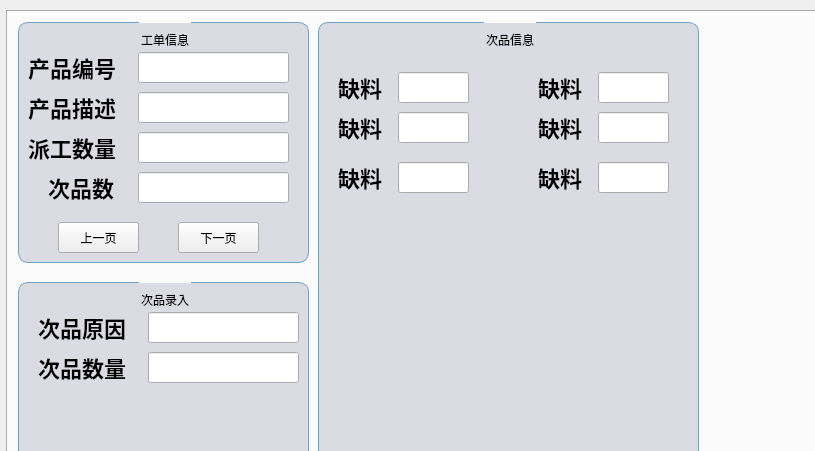
<?xml version="1.0" encoding="UTF-8"?>
<ui version="4.0">
 <class>TestDialog</class>
 <widget class="QDialog" name="TestDialog">
  <property name="geometry">
   <rect>
    <x>0</x>
    <y>0</y>
    <width>815</width>
    <height>451</height>
   </rect>
  </property>
  <property name="windowTitle">
   <string>Dialog</string>
  </property>
  <widget class="QTabWidget" name="tabWidget">
   <property name="geometry">
    <rect>
     <x>0</x>
     <y>10</y>
     <width>1091</width>
     <height>581</height>
    </rect>
   </property>
   <property name="maximumSize">
    <size>
     <width>1280</width>
     <height>800</height>
    </size>
   </property>
   <property name="focusPolicy">
    <enum>Qt::TabFocus</enum>
   </property>
   <property name="layoutDirection">
    <enum>Qt::LeftToRight</enum>
   </property>
   <property name="autoFillBackground">
    <bool>false</bool>
   </property>
   <property name="styleSheet">
    <string notr="true">QTabBar::tab{ 
width: 8px;height:0px;
}
QLabel{font:bold 22px;}

QGroupBox::title {
  subcontrol-origin: margin;
  subcontrol-position: top center;
  padding-top: 10px;  
  border-top: 1px solid rgb(255, 255, 255);
  font:bold 14px;
}
QGroupBox {
background-color: rgba(85, 85, 127, 50);
border-radius: 10px;
border: 1px solid rgb(106, 163, 193);
}
</string>
   </property>
   <property name="tabPosition">
    <enum>QTabWidget::West</enum>
   </property>
   <property name="currentIndex">
    <number>2</number>
   </property>
   <property name="movable">
    <bool>false</bool>
   </property>
   <widget class="QWidget" name="tab_1">
    <property name="acceptDrops">
     <bool>false</bool>
    </property>
    <property name="layoutDirection">
     <enum>Qt::RightToLeft</enum>
    </property>
    <property name="styleSheet">
     <string notr="true">QLineEdit {
font: 75 16pt ;
}</string>
    </property>
    <attribute name="title">
     <string>工单信息</string>
    </attribute>
   </widget>
   <widget class="QWidget" name="tab_2">
    <attribute name="title">
     <string>工单管理</string>
    </attribute>
    <widget class="QGroupBox" name="groupBox">
     <property name="geometry">
      <rect>
       <x>10</x>
       <y>10</y>
       <width>291</width>
       <height>551</height>
      </rect>
     </property>
     <property name="styleSheet">
      <string notr="true"/>
     </property>
     <property name="title">
      <string/>
     </property>
     <widget class="QTableWidget" name="tableWidget">
      <property name="geometry">
       <rect>
        <x>10</x>
        <y>90</y>
        <width>271</width>
        <height>201</height>
       </rect>
      </property>
      <property name="styleSheet">
       <string notr="true"/>
      </property>
      <attribute name="horizontalHeaderVisible">
       <bool>false</bool>
      </attribute>
      <attribute name="horizontalHeaderDefaultSectionSize">
       <number>207</number>
      </attribute>
      <attribute name="horizontalHeaderHighlightSections">
       <bool>true</bool>
      </attribute>
      <attribute name="horizontalHeaderMinimumSectionSize">
       <number>14</number>
      </attribute>
      <attribute name="verticalHeaderVisible">
       <bool>false</bool>
      </attribute>
      <attribute name="verticalHeaderDefaultSectionSize">
       <number>39</number>
      </attribute>
      <row>
       <property name="text">
        <string>工单号</string>
       </property>
      </row>
      <row>
       <property name="text">
        <string>产品编号</string>
       </property>
      </row>
      <row>
       <property name="text">
        <string>产品描述</string>
       </property>
      </row>
      <row>
       <property name="text">
        <string>派工数量</string>
       </property>
      </row>
      <row>
       <property name="text">
        <string>次品数</string>
       </property>
      </row>
      <column>
       <property name="text">
        <string>值</string>
       </property>
      </column>
      <item row="0" column="0">
       <property name="text">
        <string>工单号</string>
       </property>
      </item>
      <item row="1" column="0">
       <property name="text">
        <string>产品编号</string>
       </property>
      </item>
      <item row="2" column="0">
       <property name="text">
        <string>产品描述</string>
       </property>
      </item>
      <item row="3" column="0">
       <property name="text">
        <string>派工数量</string>
       </property>
      </item>
      <item row="4" column="0">
       <property name="text">
        <string>次品数量</string>
       </property>
      </item>
     </widget>
     <widget class="QLabel" name="label_31">
      <property name="geometry">
       <rect>
        <x>100</x>
        <y>10</y>
        <width>111</width>
        <height>31</height>
       </rect>
      </property>
      <property name="text">
       <string>工单信息</string>
      </property>
     </widget>
    </widget>
    <widget class="QGroupBox" name="groupBox_2">
     <property name="geometry">
      <rect>
       <x>310</x>
       <y>10</y>
       <width>381</width>
       <height>551</height>
      </rect>
     </property>
     <property name="styleSheet">
      <string notr="true"/>
     </property>
     <property name="title">
      <string>功能表</string>
     </property>
     <widget class="QPushButton" name="pushButton_3">
      <property name="geometry">
       <rect>
        <x>30</x>
        <y>50</y>
        <width>81</width>
        <height>51</height>
       </rect>
      </property>
      <property name="text">
       <string>上班</string>
      </property>
     </widget>
     <widget class="QPushButton" name="pushButton_4">
      <property name="geometry">
       <rect>
        <x>150</x>
        <y>50</y>
        <width>81</width>
        <height>51</height>
       </rect>
      </property>
      <property name="text">
       <string>下班</string>
      </property>
     </widget>
     <widget class="QPushButton" name="pushButton_5">
      <property name="geometry">
       <rect>
        <x>270</x>
        <y>50</y>
        <width>81</width>
        <height>51</height>
       </rect>
      </property>
      <property name="text">
       <string>交班</string>
      </property>
     </widget>
     <widget class="QPushButton" name="pushButton_6">
      <property name="geometry">
       <rect>
        <x>30</x>
        <y>130</y>
        <width>81</width>
        <height>51</height>
       </rect>
      </property>
      <property name="text">
       <string>换班</string>
      </property>
     </widget>
     <widget class="QPushButton" name="pushButton_7">
      <property name="geometry">
       <rect>
        <x>150</x>
        <y>130</y>
        <width>81</width>
        <height>51</height>
       </rect>
      </property>
      <property name="text">
       <string>换料</string>
      </property>
     </widget>
     <widget class="QPushButton" name="pushButton_8">
      <property name="geometry">
       <rect>
        <x>270</x>
        <y>130</y>
        <width>81</width>
        <height>51</height>
       </rect>
      </property>
      <property name="text">
       <string>待人</string>
      </property>
     </widget>
     <widget class="QPushButton" name="pushButton_9">
      <property name="geometry">
       <rect>
        <x>30</x>
        <y>210</y>
        <width>81</width>
        <height>51</height>
       </rect>
      </property>
      <property name="text">
       <string>待料</string>
      </property>
     </widget>
     <widget class="QPushButton" name="pushButton_10">
      <property name="geometry">
       <rect>
        <x>150</x>
        <y>210</y>
        <width>81</width>
        <height>51</height>
       </rect>
      </property>
      <property name="text">
       <string>换班</string>
      </property>
     </widget>
     <widget class="QPushButton" name="pushButton_11">
      <property name="geometry">
       <rect>
        <x>270</x>
        <y>210</y>
        <width>81</width>
        <height>51</height>
       </rect>
      </property>
      <property name="text">
       <string>机器故障</string>
      </property>
     </widget>
     <widget class="QPushButton" name="pushButton_12">
      <property name="geometry">
       <rect>
        <x>30</x>
        <y>300</y>
        <width>81</width>
        <height>51</height>
       </rect>
      </property>
      <property name="text">
       <string>模具故障</string>
      </property>
     </widget>
     <widget class="QPushButton" name="pushButton_13">
      <property name="geometry">
       <rect>
        <x>150</x>
        <y>300</y>
        <width>81</width>
        <height>51</height>
       </rect>
      </property>
      <property name="text">
       <string>辅设故障</string>
      </property>
     </widget>
     <widget class="QPushButton" name="pushButton_14">
      <property name="geometry">
       <rect>
        <x>270</x>
        <y>300</y>
        <width>81</width>
        <height>51</height>
       </rect>
      </property>
      <property name="text">
       <string>无订单</string>
      </property>
     </widget>
     <widget class="QPushButton" name="pushButton_15">
      <property name="geometry">
       <rect>
        <x>30</x>
        <y>390</y>
        <width>81</width>
        <height>51</height>
       </rect>
      </property>
      <property name="text">
       <string>其他</string>
      </property>
     </widget>
     <widget class="QPushButton" name="pushButton_16">
      <property name="geometry">
       <rect>
        <x>150</x>
        <y>390</y>
        <width>81</width>
        <height>51</height>
       </rect>
      </property>
      <property name="text">
       <string>自定义</string>
      </property>
     </widget>
     <widget class="QPushButton" name="pushButton_17">
      <property name="geometry">
       <rect>
        <x>270</x>
        <y>390</y>
        <width>81</width>
        <height>51</height>
       </rect>
      </property>
      <property name="text">
       <string>自定义</string>
      </property>
     </widget>
     <widget class="QPushButton" name="pushButton_18">
      <property name="geometry">
       <rect>
        <x>30</x>
        <y>470</y>
        <width>81</width>
        <height>51</height>
       </rect>
      </property>
      <property name="text">
       <string>自定义</string>
      </property>
     </widget>
     <widget class="QPushButton" name="pushButton_19">
      <property name="geometry">
       <rect>
        <x>150</x>
        <y>470</y>
        <width>81</width>
        <height>51</height>
       </rect>
      </property>
      <property name="text">
       <string>自定义</string>
      </property>
     </widget>
     <widget class="QPushButton" name="pushButton_20">
      <property name="geometry">
       <rect>
        <x>270</x>
        <y>470</y>
        <width>81</width>
        <height>51</height>
       </rect>
      </property>
      <property name="text">
       <string>自定义</string>
      </property>
     </widget>
    </widget>
   </widget>
   <widget class="QWidget" name="tab_3">
    <attribute name="title">
     <string>次品录入</string>
    </attribute>
    <widget class="QGroupBox" name="groupBox_3">
     <property name="geometry">
      <rect>
       <x>10</x>
       <y>10</y>
       <width>291</width>
       <height>241</height>
      </rect>
     </property>
     <property name="title">
      <string>工单信息</string>
     </property>
     <widget class="QLabel" name="label_15">
      <property name="geometry">
       <rect>
        <x>10</x>
        <y>30</y>
        <width>111</width>
        <height>31</height>
       </rect>
      </property>
      <property name="text">
       <string>产品编号</string>
      </property>
     </widget>
     <widget class="QLineEdit" name="lineEdit_13">
      <property name="geometry">
       <rect>
        <x>120</x>
        <y>30</y>
        <width>151</width>
        <height>31</height>
       </rect>
      </property>
     </widget>
     <widget class="QLineEdit" name="lineEdit_14">
      <property name="geometry">
       <rect>
        <x>120</x>
        <y>70</y>
        <width>151</width>
        <height>31</height>
       </rect>
      </property>
     </widget>
     <widget class="QLineEdit" name="lineEdit_15">
      <property name="geometry">
       <rect>
        <x>120</x>
        <y>110</y>
        <width>151</width>
        <height>31</height>
       </rect>
      </property>
     </widget>
     <widget class="QLineEdit" name="lineEdit_16">
      <property name="geometry">
       <rect>
        <x>120</x>
        <y>150</y>
        <width>151</width>
        <height>31</height>
       </rect>
      </property>
     </widget>
     <widget class="QLabel" name="label_16">
      <property name="geometry">
       <rect>
        <x>10</x>
        <y>70</y>
        <width>111</width>
        <height>31</height>
       </rect>
      </property>
      <property name="text">
       <string>产品描述</string>
      </property>
     </widget>
     <widget class="QLabel" name="label_17">
      <property name="geometry">
       <rect>
        <x>10</x>
        <y>110</y>
        <width>111</width>
        <height>31</height>
       </rect>
      </property>
      <property name="text">
       <string>派工数量</string>
      </property>
     </widget>
     <widget class="QLabel" name="label_18">
      <property name="geometry">
       <rect>
        <x>30</x>
        <y>150</y>
        <width>81</width>
        <height>31</height>
       </rect>
      </property>
      <property name="text">
       <string>次品数</string>
      </property>
     </widget>
     <widget class="QPushButton" name="pushButton_21">
      <property name="geometry">
       <rect>
        <x>40</x>
        <y>200</y>
        <width>81</width>
        <height>31</height>
       </rect>
      </property>
      <property name="text">
       <string>上一页</string>
      </property>
     </widget>
     <widget class="QPushButton" name="pushButton_22">
      <property name="geometry">
       <rect>
        <x>160</x>
        <y>200</y>
        <width>81</width>
        <height>31</height>
       </rect>
      </property>
      <property name="text">
       <string>下一页</string>
      </property>
     </widget>
    </widget>
    <widget class="QGroupBox" name="groupBox_4">
     <property name="geometry">
      <rect>
       <x>310</x>
       <y>10</y>
       <width>381</width>
       <height>561</height>
      </rect>
     </property>
     <property name="title">
      <string>次品信息</string>
     </property>
     <widget class="QLabel" name="label_21">
      <property name="geometry">
       <rect>
        <x>20</x>
        <y>50</y>
        <width>61</width>
        <height>31</height>
       </rect>
      </property>
      <property name="text">
       <string>缺料</string>
      </property>
     </widget>
     <widget class="QLineEdit" name="lineEdit_19">
      <property name="geometry">
       <rect>
        <x>80</x>
        <y>50</y>
        <width>71</width>
        <height>31</height>
       </rect>
      </property>
     </widget>
     <widget class="QLineEdit" name="lineEdit_20">
      <property name="geometry">
       <rect>
        <x>80</x>
        <y>90</y>
        <width>71</width>
        <height>31</height>
       </rect>
      </property>
     </widget>
     <widget class="QLabel" name="label_22">
      <property name="geometry">
       <rect>
        <x>20</x>
        <y>90</y>
        <width>61</width>
        <height>31</height>
       </rect>
      </property>
      <property name="text">
       <string>缺料</string>
      </property>
     </widget>
     <widget class="QLineEdit" name="lineEdit_21">
      <property name="geometry">
       <rect>
        <x>80</x>
        <y>140</y>
        <width>71</width>
        <height>31</height>
       </rect>
      </property>
     </widget>
     <widget class="QLabel" name="label_23">
      <property name="geometry">
       <rect>
        <x>20</x>
        <y>140</y>
        <width>61</width>
        <height>31</height>
       </rect>
      </property>
      <property name="text">
       <string>缺料</string>
      </property>
     </widget>
     <widget class="QLineEdit" name="lineEdit_22">
      <property name="geometry">
       <rect>
        <x>280</x>
        <y>50</y>
        <width>71</width>
        <height>31</height>
       </rect>
      </property>
     </widget>
     <widget class="QLabel" name="label_24">
      <property name="geometry">
       <rect>
        <x>220</x>
        <y>50</y>
        <width>61</width>
        <height>31</height>
       </rect>
      </property>
      <property name="text">
       <string>缺料</string>
      </property>
     </widget>
     <widget class="QLineEdit" name="lineEdit_23">
      <property name="geometry">
       <rect>
        <x>280</x>
        <y>90</y>
        <width>71</width>
        <height>31</height>
       </rect>
      </property>
     </widget>
     <widget class="QLabel" name="label_25">
      <property name="geometry">
       <rect>
        <x>220</x>
        <y>90</y>
        <width>61</width>
        <height>31</height>
       </rect>
      </property>
      <property name="text">
       <string>缺料</string>
      </property>
     </widget>
     <widget class="QLineEdit" name="lineEdit_24">
      <property name="geometry">
       <rect>
        <x>280</x>
        <y>140</y>
        <width>71</width>
        <height>31</height>
       </rect>
      </property>
     </widget>
     <widget class="QLabel" name="label_26">
      <property name="geometry">
       <rect>
        <x>220</x>
        <y>140</y>
        <width>61</width>
        <height>31</height>
       </rect>
      </property>
      <property name="text">
       <string>缺料</string>
      </property>
     </widget>
    </widget>
    <widget class="QGroupBox" name="groupBox_5">
     <property name="geometry">
      <rect>
       <x>10</x>
       <y>270</y>
       <width>291</width>
       <height>301</height>
      </rect>
     </property>
     <property name="title">
      <string>次品录入</string>
     </property>
     <widget class="QLabel" name="label_19">
      <property name="geometry">
       <rect>
        <x>20</x>
        <y>30</y>
        <width>91</width>
        <height>31</height>
       </rect>
      </property>
      <property name="text">
       <string>次品原因</string>
      </property>
     </widget>
     <widget class="QLineEdit" name="lineEdit_17">
      <property name="geometry">
       <rect>
        <x>130</x>
        <y>30</y>
        <width>151</width>
        <height>31</height>
       </rect>
      </property>
     </widget>
     <widget class="QLabel" name="label_20">
      <property name="geometry">
       <rect>
        <x>20</x>
        <y>70</y>
        <width>91</width>
        <height>31</height>
       </rect>
      </property>
      <property name="text">
       <string>次品数量</string>
      </property>
     </widget>
     <widget class="QLineEdit" name="lineEdit_18">
      <property name="geometry">
       <rect>
        <x>130</x>
        <y>70</y>
        <width>151</width>
        <height>31</height>
       </rect>
      </property>
     </widget>
    </widget>
   </widget>
   <widget class="QWidget" name="tab_4">
    <attribute name="title">
     <string>设备参数</string>
    </attribute>
    <widget class="QLabel" name="label_27">
     <property name="geometry">
      <rect>
       <x>40</x>
       <y>50</y>
       <width>121</width>
       <height>41</height>
      </rect>
     </property>
     <property name="text">
      <string>CPU使用率</string>
     </property>
    </widget>
    <widget class="QLabel" name="label_28">
     <property name="geometry">
      <rect>
       <x>40</x>
       <y>120</y>
       <width>121</width>
       <height>41</height>
      </rect>
     </property>
     <property name="text">
      <string>内存使用率</string>
     </property>
    </widget>
    <widget class="QLabel" name="label_29">
     <property name="geometry">
      <rect>
       <x>40</x>
       <y>190</y>
       <width>121</width>
       <height>41</height>
      </rect>
     </property>
     <property name="text">
      <string>内部存储</string>
     </property>
    </widget>
    <widget class="QLabel" name="label_30">
     <property name="geometry">
      <rect>
       <x>40</x>
       <y>280</y>
       <width>121</width>
       <height>41</height>
      </rect>
     </property>
     <property name="text">
      <string>外部存储</string>
     </property>
    </widget>
   </widget>
   <widget class="QWidget" name="tab_5">
    <attribute name="title">
     <string>工艺参数</string>
    </attribute>
    <widget class="QGroupBox" name="groupBox_6">
     <property name="geometry">
      <rect>
       <x>10</x>
       <y>10</y>
       <width>681</width>
       <height>191</height>
      </rect>
     </property>
     <property name="title">
      <string>温度信息</string>
     </property>
    </widget>
    <widget class="QGroupBox" name="groupBox_7">
     <property name="geometry">
      <rect>
       <x>10</x>
       <y>210</y>
       <width>681</width>
       <height>191</height>
      </rect>
     </property>
     <property name="title">
      <string>压力信息</string>
     </property>
    </widget>
    <widget class="QGroupBox" name="groupBox_8">
     <property name="geometry">
      <rect>
       <x>10</x>
       <y>410</y>
       <width>681</width>
       <height>171</height>
      </rect>
     </property>
     <property name="title">
      <string>模次周期</string>
     </property>
    </widget>
   </widget>
   <widget class="QWidget" name="tab_6">
    <attribute name="title">
     <string>系统配置</string>
    </attribute>
   </widget>
  </widget>
 </widget>
 <resources/>
 <connections/>
</ui>
